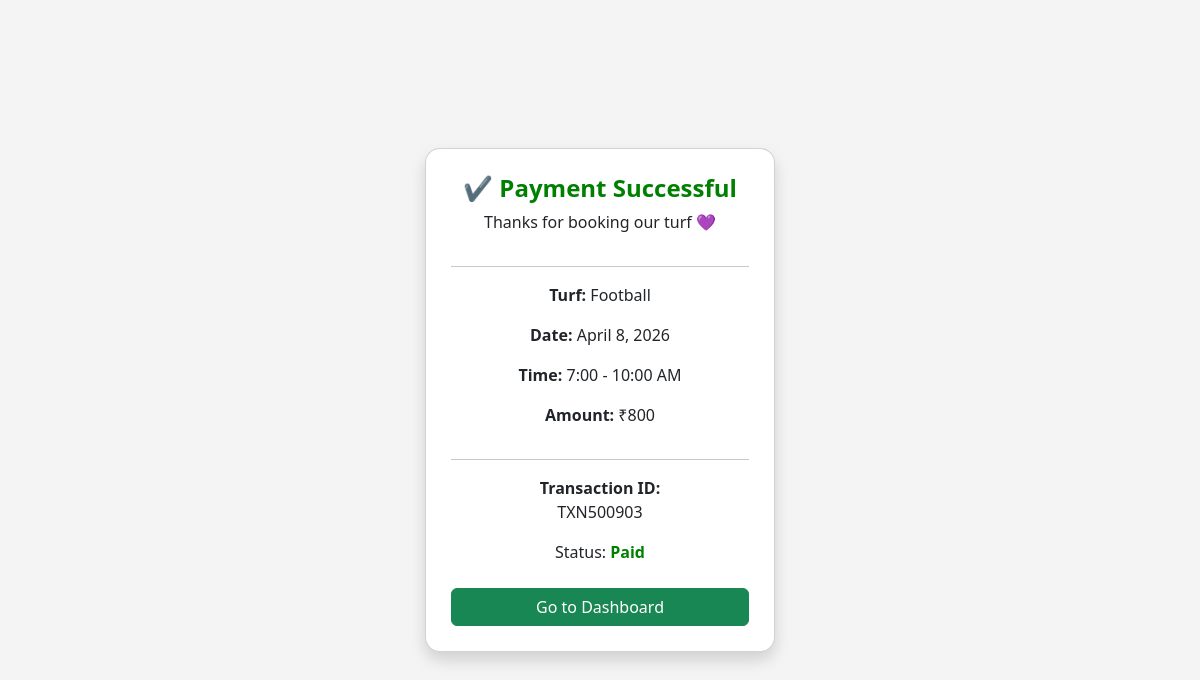
/receipt/1/, run on the app's committed database.
### booking/models.py (models this page shows, shortened)
class Slot(models.Model):
    turf = models.ForeignKey(Turf, on_delete=models.CASCADE)
    date = models.DateField()
    time = models.CharField(max_length=50)
    is_booked = models.BooleanField(default=False)

class Turf(models.Model):
    SPORT_CHOICES = (
        ('cricket', 'Cricket'),
        ('football', 'Football'),
        ('badminton', 'Badminton'),
        ('volleyball', 'Volleyball'),
        ('basketball', 'Basketball'),
        ('hockey', 'Hockey'),
    )
    name = models.CharField(max_length=100)
    location = models.CharField(max_length=100)
    type = models.CharField(max_length=20, choices=SPORT_CHOICES, default='cricket')
    price = models.IntegerField(default=0)
    max_players = models.IntegerField(default=10)
    image = models.URLField(blank=True, null=True)

class Payment(models.Model):
    user = models.ForeignKey(settings.AUTH_USER_MODEL, on_delete=models.CASCADE)
    slot = models.ForeignKey(Slot, on_delete=models.CASCADE)
    amount = models.IntegerField()
    transaction_id = models.CharField(max_length=100)
    status = models.CharField(
        max_length=20,
        choices=[
            ("SUCCESS", "Success"),
            ("REFUNDED", "Refunded")
        ],
        default="SUCCESS"
    )
    created_at = models.DateTimeField(auto_now_add=True)

### booking/views.py (the view)
# urls.py: path('receipt/<int:slot_id>/', views.receipt, name='receipt'),
def receipt(request, slot_id):
    slot = Slot.objects.get(id=slot_id)
    payment = Payment.objects.filter(slot=slot).last()
    return render(request, 'receipt.html', {
        'slot': slot,
        'payment': payment
    })

### booking/templates/receipt.html (shortened to what this page needs)
<!DOCTYPE html>
<html>
<head>
    <link href="https://cdn.jsdelivr.net/npm/bootstrap@5.3.0/dist/css/bootstrap.min.css" rel="stylesheet">
</head>
<body>
<div class="card shadow text-center">
    <h4 class="success">✔ Payment Successful</h4>
    <p>Thanks for booking our turf 💜</p>
    <hr>
    <p><b>Turf:</b> {{ slot.turf.name }}</p>
    <p><b>Date:</b> {{ slot.date }}</p>
    <p><b>Time:</b> {{ slot.time }}</p>
    <p><b>Amount:</b> ₹{{ payment.amount }}</p>
    <hr>
    <p><b>Transaction ID:</b><br>
    {{ payment.transaction_id }}</p>
    <p>Status: <span class="success">Paid</span></p>
    <a href="/" class="btn btn-success w-100 mt-2">Go to Dashboard</a>
</div>
</body>
</html>

### booking/templates/receipt.html (style rules this page uses)
body { background: #f4f4f4; display: flex; justify-content: center; align-items: center; height: 100vh; }
.card { padding: 25px; border-radius: 15px; width: 350px; }
.success { color: green; font-weight: bold; }

### data on the page
Slot: turf.name "Football", date "April 8, 2026", time "7:00 - 10:00 AM"
Payment: amount "800", transaction_id "TXN500903"
